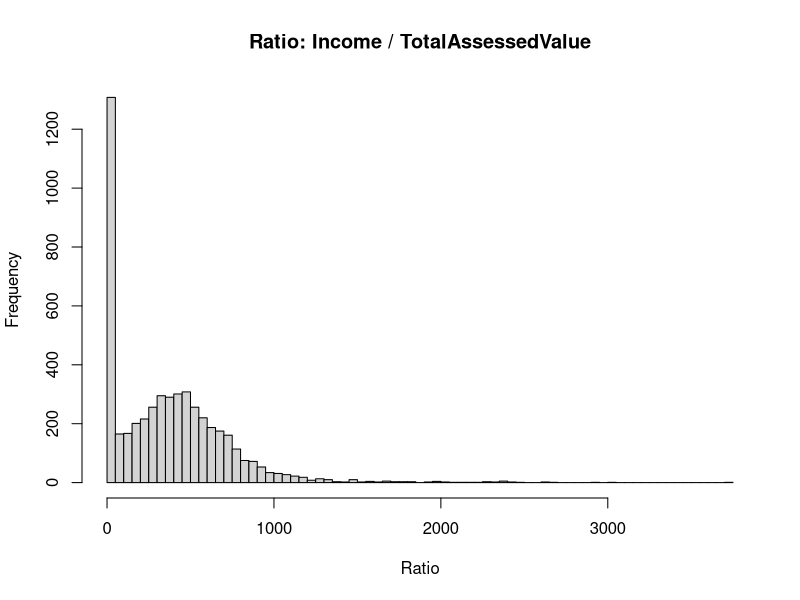
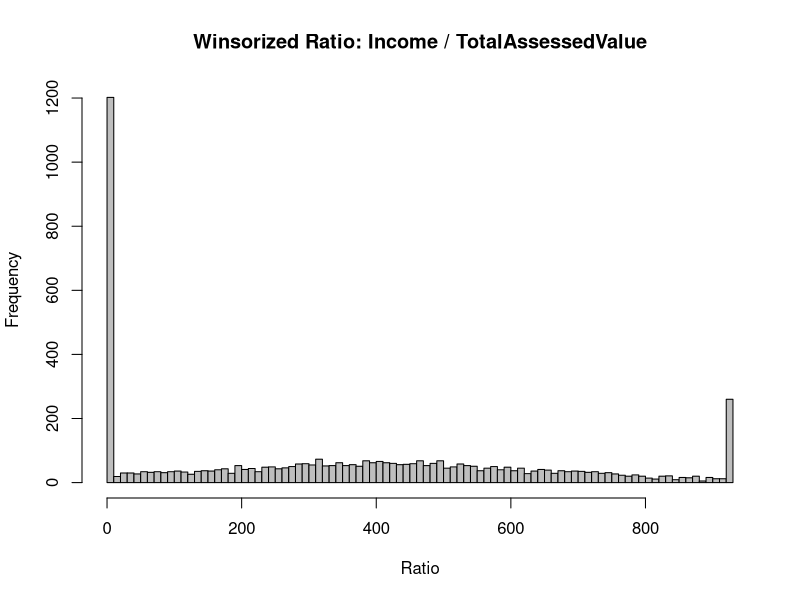
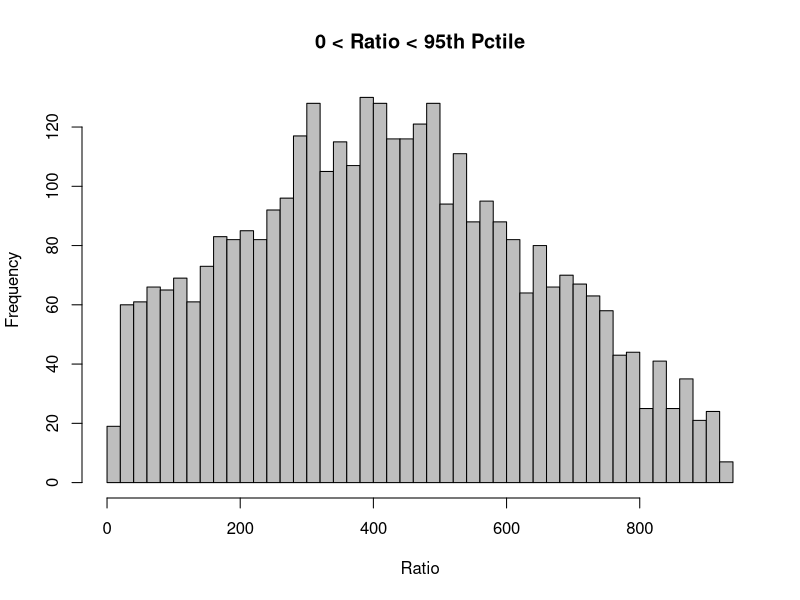

Here is the R script that generated these plots, in order:
# Winsorisation is the transformation of statistics by limiting extreme values 
# in the statistical data to reduce the effect of possibly spurious outliers.
winsorize <- function(x) {
  quantiles <- quantile( x, c(.05, .95 ) )
  x[ x < quantiles[1] ] <- quantiles[1]
  x[ x > quantiles[2] ] <- quantiles[2]
  x
}

this.dir = '~/Documents/Code/modeling/'
setwd(this.dir)

# import the data
x = read.csv('data/income_tav_ratio.csv')
head(x)


hist(x$ratio, breaks=100, main='Ratio: Income / TotalAssessedValue', xlab='Ratio')

x$ratio.winsor = winsorize(x$ratio)
hist(x$ratio.winsor, col='gray', breaks=100, 
     main='Winsorized Ratio: Income / TotalAssessedValue', xlab='Ratio')

q95 = quantile(x$ratio, .95)
hist(x[x$ratio.winsor < q95 & x$ratio.winsor > 0,]$ratio, breaks=60, col='gray', 
     main='0 < Ratio < 95th Pctile', xlab='Ratio')

